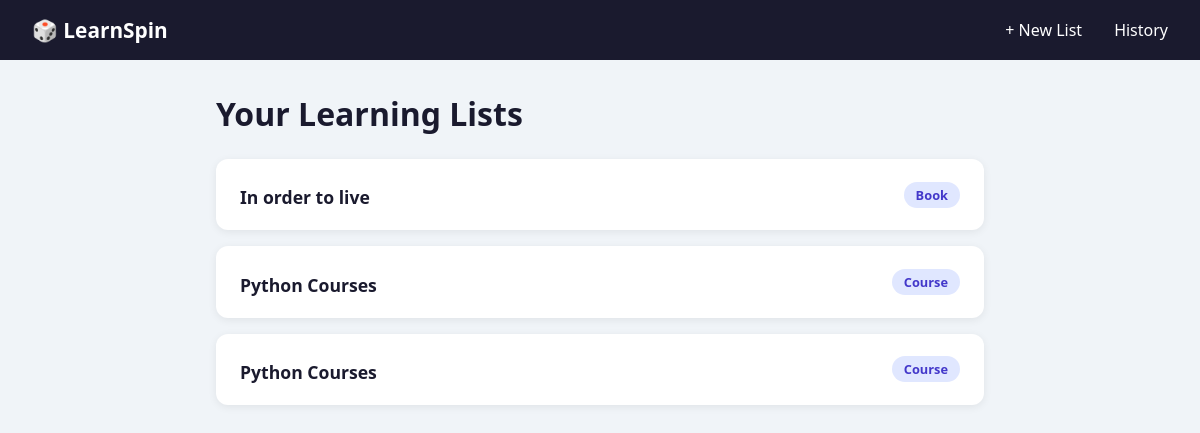
Before: / with the older database file.
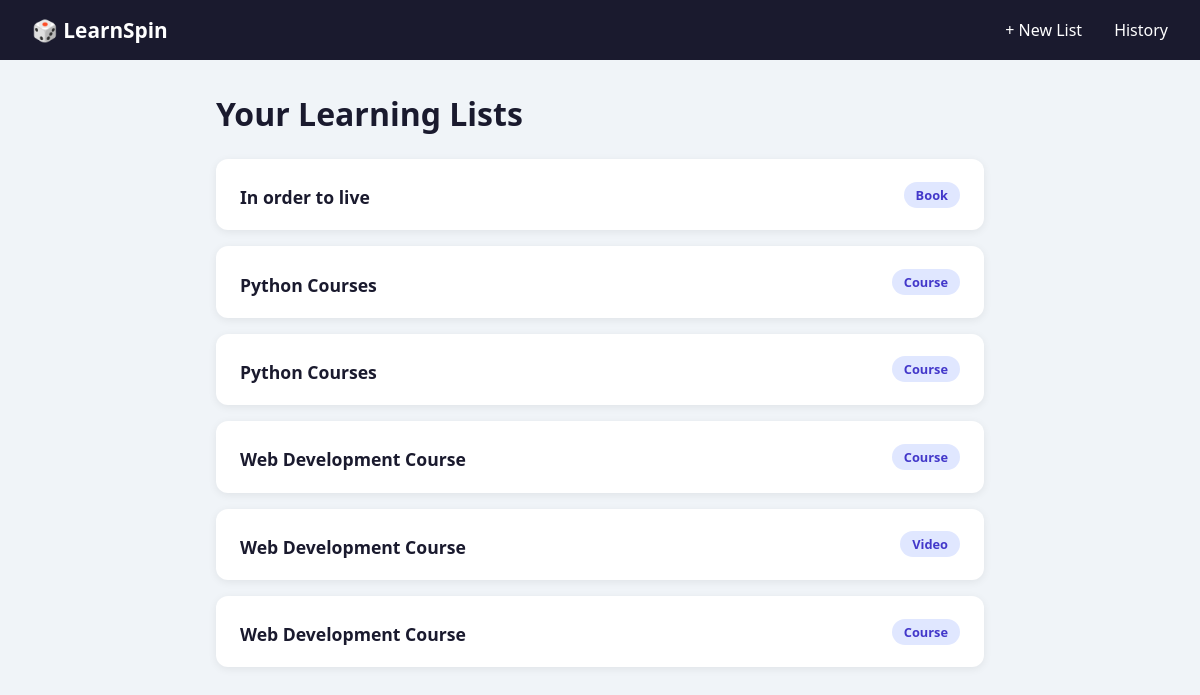
After: the same page with the newer database file.
### spinner/models.py (models this page shows, shortened)
class LearningList(models.Model):
    name = models.CharField(max_length=100)
    CATEGORY_CHOICES = [
        ('book', 'Book'),
        ('course' , 'Course'),
        ('skill', 'Skill'),
        ('video' , 'Video'),
    ]
    category = models.CharField(max_length=20, choices=CATEGORY_CHOICES)

### spinner/views.py (the view)
# urls.py: 2. Add a URL to urlpatterns:  path('', views.home, name='home')
def home(request):
    lists = LearningList.objects.all()
    return render(request, 'spinner/home.html', {'lists': lists})

### spinner/templates/spinner/home.html
{% extends 'spinner/base.html' %}
{% block content %}
<h1>Your Learning Lists</h1>
{% for list in lists %}
    <div class="card">
        <h2><a href="{% url 'list_detail' list.id %}">{{ list.name }}</a></h2>
        <span class="tag">{{ list.get_category_display }}</span>
    </div>
{% empty %}
    <p>No lists yet. <a href="{% url 'create_list' %}">Create your first one!</a></p>
{% endfor %}
{% endblock %}

### spinner/templates/spinner/base.html (shortened to what this page needs)
<!DOCTYPE html>
<html lang="en">
<head>
    {% load static %}
    <link rel="stylesheet" href="{% static 'css/style.css' %}">
</head>
<body>
    <nav>
        <a href="{% url 'home' %}">🎲 LearnSpin</a>
        <a href="{% url 'create_list' %}">+ New List</a>
        <a href="{% url 'history' %}">History</a>
    </nav>
    <main>
        {% block content %}{% endblock %}
    </main>
</body>
</html>

### static/css/style.css (style rules this page uses)
* { margin: 0; padding: 0; box-sizing: border-box; }
body { font-family: 'Segoe UI', sans-serif; background: #f0f4f8; color: #1a1a2e; }
nav { background: #1a1a2e; padding: 1rem 2rem; display: flex; gap: 2rem; align-items: center; }
nav a { color: white; text-decoration: none; font-weight: 500; font-size: 1rem; }
nav a:first-child { font-size: 1.3rem; font-weight: 700; margin-right: auto; }
main { max-width: 800px; margin: 2rem auto; padding: 0 1rem; }
h1 { font-size: 2rem; margin-bottom: 1.5rem; color: #1a1a2e; }
.card { background: white; border-radius: 12px; padding: 1.2rem 1.5rem; margin-bottom: 1rem; box-shadow: 0 2px 8px rgba(0,0,0,0.07); display: flex; justify-content: space-between; align-items: center; }
.card h2 a { text-decoration: none; color: #1a1a2e; font-size: 1.1rem; }
.tag { background: #e0e7ff; color: #4338ca; padding: 4px 12px; border-radius: 20px; font-size: 0.8rem; font-weight: 600; }
a { color: #5e60ce; }

Changed rows visible on the page:
added LearningList: name "Web Development Course", category "Course"
added LearningList: name "Web Development Course", category "Video"
added LearningList: name "Web Development Course", category "Course"
